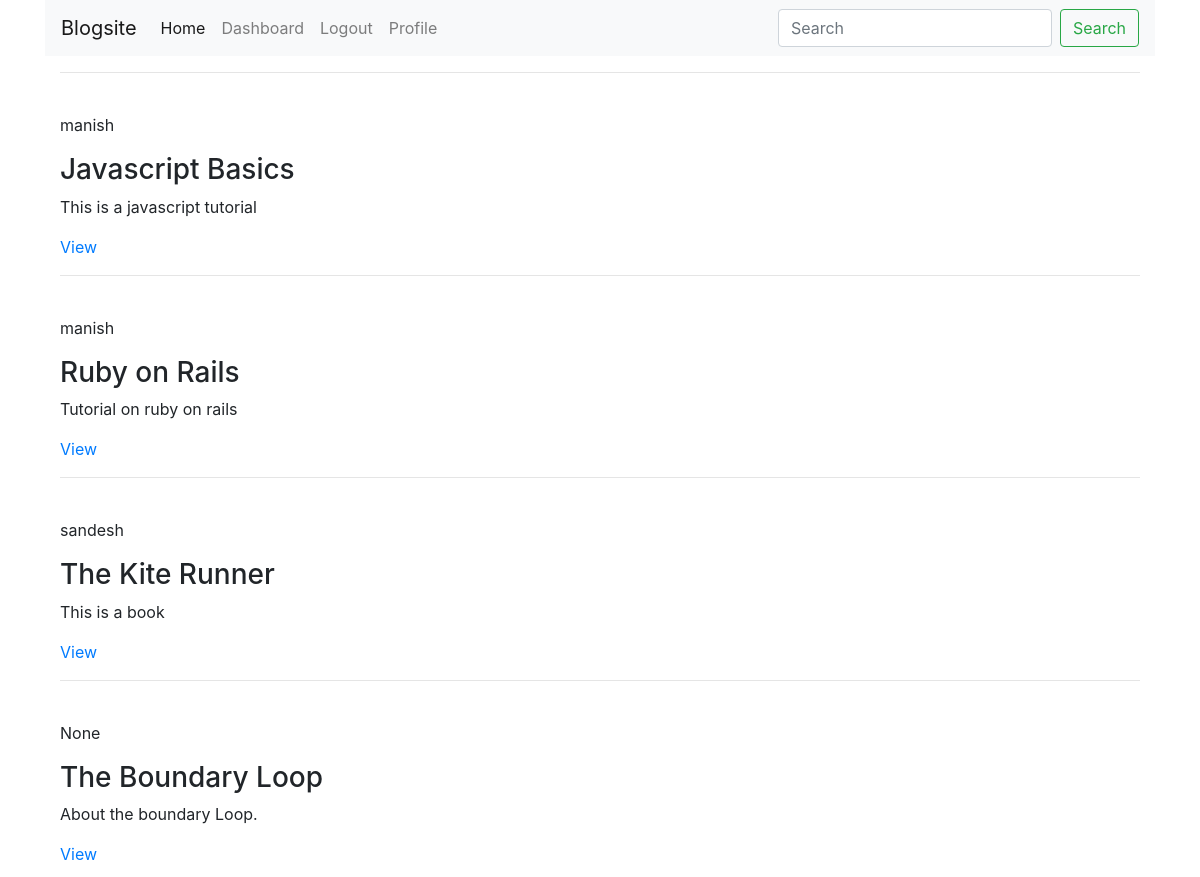
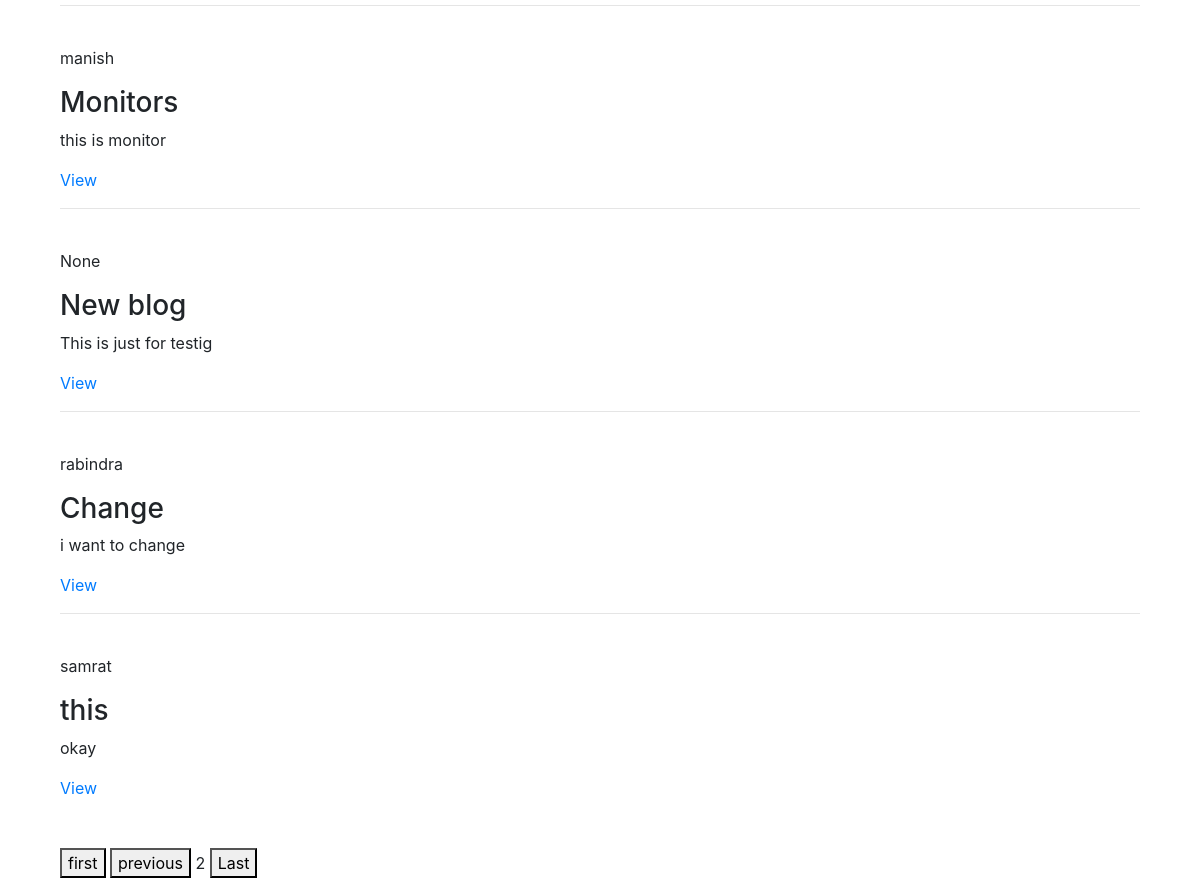
Page /?page=2 (signed in) on the committed database (2 pictures, top to bottom).
### posts/models.py (models this page shows, shortened)
class Post(models.Model):
    title = models.CharField(max_length=100)
    content = models.TextField()
    published_date = models.DateTimeField(auto_now=True)
    category = models.ForeignKey(Category, on_delete=models.CASCADE, null=True)
    user = models.ForeignKey(User,on_delete=models.CASCADE,null=True,blank=True)
    slug = models.SlugField(null=True, unique=True)

### posts/views.py (the view)
# urls.py: path("",views.blogs,name="blogs"),
def blogs(request):
    blogs = Post.objects.all()
    paginator = Paginator(blogs, 5)
    page_number = request.GET.get('page')
    page_obj = paginator.get_page(page_number)
    data = {'blogs':blogs, 'page_obj': page_obj}
    return render(request,'blogs.html',data)

### templates/blogs.html (shortened to what this page needs)
{% extends 'base.html' %}
{% load static %}
{% block content %}
<main>
	<div class="container">
		{% for blog in blogs %}
			<div>
				<hr>
				<br>
				<p>{{ blog.user }}</p>
				<h3>{{blog.title}}</h3>
				<p>{{blog.content}}</p>
				<a href="{% url 'blog_details' blog.slug %}">View</a>
			</div>
			{% endfor %}
				<br>
				<br>
			<div class="pagination">
				<span class="step-links">
					{% if page_obj.has_previous %}
						<a href="?page=1"> <button>first</button></a>
						<a href="?page={{ page_obj.previous_page_number }}"><button>previous</button></a>
					<span class="current">
						{{ page_obj.number }}
					</span>
						<a href="?page={{ page_obj.paginator.num_pages }}"><button>Last</button></a>
						{% endif %}
				</span>
			</div>
	</div>
</main>
{% endblock %}

### rows in the picture
Post: user "manish", title "Javascript Basics", content "This is a javascript tutorial"
Post: user "manish", title "Ruby on Rails", content "Tutorial on ruby on rails"
Post: user "sandesh", title "The Kite Runner", content "This is a book"
Post: user "None", title "The Boundary Loop", content "About the boundary Loop."
Post: user "manish", title "Monitors", content "this is monitor"
Post: user "None", title "New blog", content "This is just for testig"
Post: user "rabindra", title "Change", content "i want to change"
Post: user "samrat", title "this", content "okay"

### other values in the picture
{{ page_obj.number }} "2"
